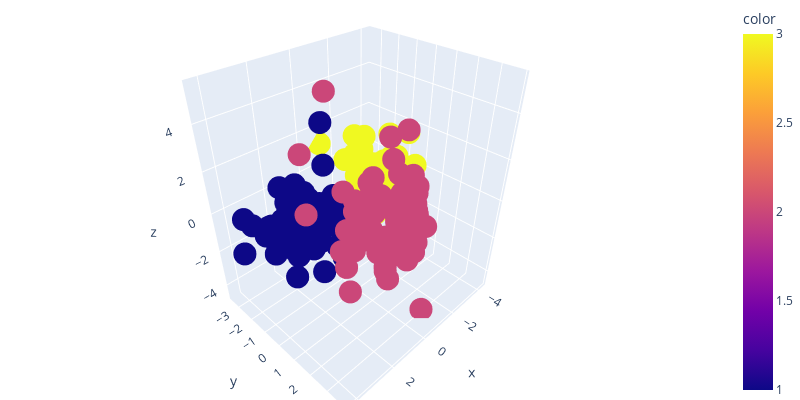

Notebook cell for this chart:
### Code cell
# 3D visualization

import matplotlib.pyplot as plt
import plotly.express as px # package for 3D visualization
# scatter with predicted clusters
fig = px.scatter_3d(X_pca_3pc, 
                    x=X_pca_3pc[:,0], 
                    y=X_pca_3pc[:,1], 
                    z=X_pca_3pc[:,2], 
                    color=y, 
                    width=800, 
                    height=400)
# tight layout
fig.update_layout(margin=dict(l=0, r=0, b=0, t=0))
fig.show()

### Figure 1 — Plotly figure (JSON) as saved in the notebook; plotly's stock layout.template omitted (floating-point values rounded to 4 significant figures; data arrays with more than 128 entries replaced by an {"elided": "..."} marker saying what was removed)
{"data": [{"hovertemplate": "x=%{x}<br>y=%{y}<br>z=%{z}<br>color=%{marker.color}<extra></extra>", "legendgroup": "", "marker": {"color": {"elided": "178 int values"}, "coloraxis": "coloraxis", "symbol": "circle"}, "mode": "markers", "name": "", "scene": "scene", "showlegend": false, "type": "scatter3d", "x": {"elided": "178 float values"}, "y": {"elided": "178 float values"}, "z": {"elided": "178 float values"}}], "layout": {"coloraxis": {"colorbar": {"title": {"text": "color"}}, "colorscale": [[0, "#0d0887"], [0.1111, "#46039f"], [0.2222, "#7201a8"], [0.3333, "#9c179e"], [0.4444, "#bd3786"], [0.5556, "#d8576b"], [0.6667, "#ed7953"], [0.7778, "#fb9f3a"], [0.8889, "#fdca26"], [1, "#f0f921"]]}, "height": 400, "legend": {"tracegroupgap": 0}, "margin": {"b": 0, "l": 0, "r": 0, "t": 0}, "scene": {"domain": {"x": [0, 1], "y": [0, 1]}, "xaxis": {"title": {"text": "x"}}, "yaxis": {"title": {"text": "y"}}, "zaxis": {"title": {"text": "z"}}}, "width": 800}}
